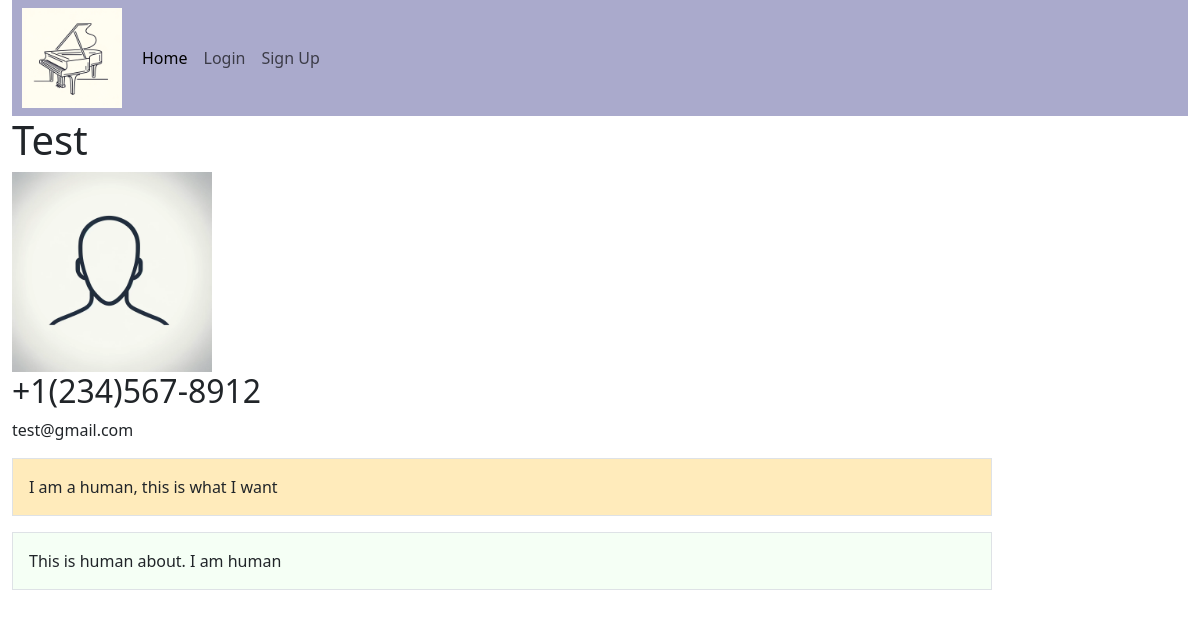
/test/details, run on the app's committed database.
### piano_project/models.py (models this page shows, shortened)
class teacher(models.Model):
    user = models.OneToOneField(User, null=True, on_delete=models.CASCADE)
    name = models.CharField(max_length=200)
    studio = models.CharField(max_length=500)
    message = models.TextField(max_length=2000)
    about = models.TextField(max_length=2000)
    email = models.CharField(max_length=200)
    active = models.BooleanField(default=True)
    phone_number = models.CharField(max_length=20)
    slug = models.SlugField(null=False, unique=True)
    photo = models.ImageField(upload_to='images/')

### piano_project/views.py (the view)
# urls.py: path('<slug:slug>/details', views.teacherDetailView.as_view(), name='teacher_details'),
class teacherDetailView(generic.DetailView):
    model = teacher

### piano_project/templates/piano_project/teacher_detail.html (shortened to what this page needs)
{% extends "piano_project/base_template.html" %}
{% block content %}
<h1>{{teacher.name}}</h1>
{% if teacher.photo %}
    <img src="{{teacher.photo.url}}" alt="This is a photo of the teacher" width="200" height="200">
{% endif %}
<h2>{{teacher.phone_number}}</h2>
<p>{{teacher.email}}</p>
<p style="font-family: Cambria, 'Times New Roman', serif;">
    <div class="p-3 border" style= "background-color: #ffebbb;">
        {{teacher.message}}
    </div>
</p>
<p>
    <div class="p-3 border" style= "background-color: #f5fff5;">
        {{teacher.about}}
    </div>
</p>
{% endblock %}

### data on the page
teacher: name "Test", photo (placeholder picture), phone_number "+1(234)567-8912", email "test@gmail.com", message "I am a human, this is what I want", about "This is human about. I am human"
